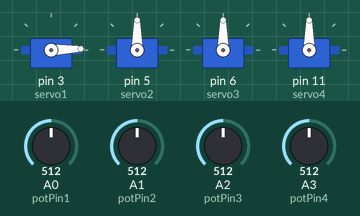
Simulated run of this sketch. Board: Arduino Uno, built with avr-gcc and run on an emulated ATmega328P. Shown: 4 × servo. The inputs (shaded band) are chosen by the test bench; at power-on: A1 (potPin2) = 512, A2 (potPin3) = 512, A3 (potPin4) = 512, A0 (potPin1) = 512. What the sketch prints to the serial monitor is not drawn.

Above: at 1.2 s.
1.3 s: A1 (potPin2) set to 716
At 2.3 s:
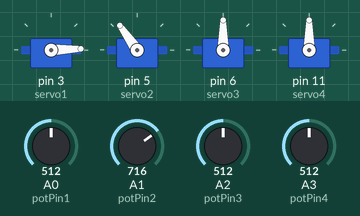
2.8 s: A2 (potPin3) set to 306
At 3.4 s:
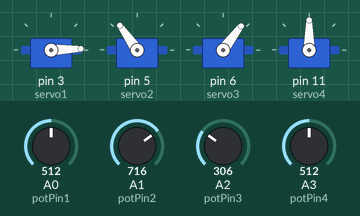
4.3 s: A3 (potPin4) set to 992
At 5.5 s:
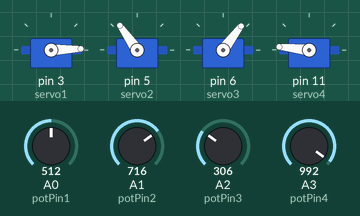
5.8 s: A2 (potPin3) set to 30
At 6.8 s:
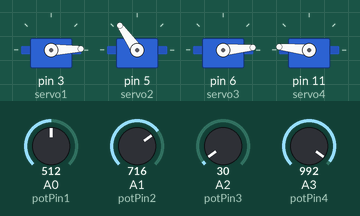
7.3 s: A1 (potPin2) set to 30
At 8.0 s:
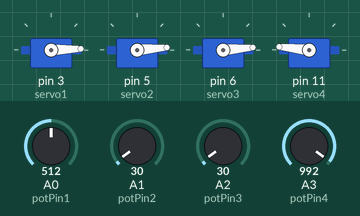
Timing chart, 0 to 9.8 s (numbered marks = the images above; inputs shaded):
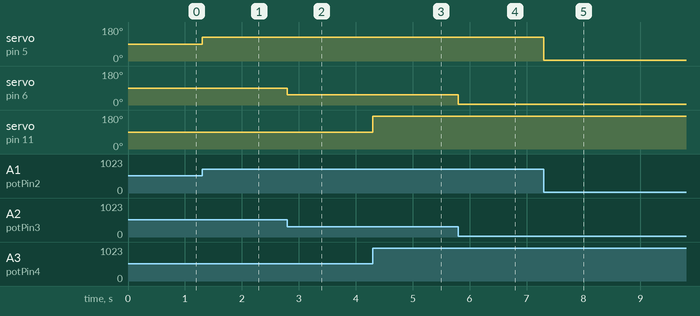

The sketch:

EEZYbotARM_robot_controller.ino
```cpp
#include "functionsLibrary.h"


// *** >>> MAIN PROGRAM <<< ***

void setup() {
  initializeServos();
  Serial.begin(115200);
}

void loop() {
  manualMovement();
}
```

functionsLibrary.cpp
```cpp
// Libraries
#include <Servo.h>
#include "Arduino.h"

// Potentiometer pinin
int potPin1 = A0;
int potPin2 = A1;
int potPin3 = A2;
int potPin4 = A3;

// Potentiometer values variables
int potValue1;
int potValue2;
int potValue3;
int potValue4;

// Servo instanciate
Servo servo1;
Servo servo2;
Servo servo3;
Servo servo4;


// Functions
void manualMovement() {

  potValue1 = analogRead(potPin1);            // Analog value between 0 - 1023
  potValue1 = map(potPin1, 0, 1023, 0, 180);  // Map to servo-motor available angle range
  servo1.write(potValue1);

  potValue2 = analogRead(potPin2);
  potValue2 = map(potValue2, 0, 1023, 0, 180);
  servo2.write(potValue2);

  potValue3 = analogRead(potPin3);
  potValue3 = map(potValue3, 0, 1023, 0, 180);
  servo3.write(potValue3);

  potValue4 = analogRead(potPin4);
  potValue4 = map(potValue4, 0, 1023, 0, 180);
  servo4.write(potValue4);

  // Potentiometer values serial printing
  Serial.println(potValue1);
  Serial.println(potValue2);
  Serial.println(potValue3);
  Serial.println(potValue4);
  Serial.println(" ");

}

void initializeServos() {
  // Servo pinout
  servo1.attach(3);
  servo2.attach(5);
  servo3.attach(6);
  servo4.attach(11);
}
```

functionsLibrary.h
```cpp
// Functions
void manualMovement();
void initializeServos();
```

Measured:
- after the input at 1.3 s, servo on pin 5 (servo2): 90° → 125° at once
- after the input at 2.8 s, servo on pin 6 (servo3): 90° → 53° at once
- after the input at 4.3 s, servo on pin 11 (servo4): 90° → 174° at once
- after the input at 5.8 s, servo on pin 6 (servo3): 53° → 5° at once
- after the input at 7.3 s, servo on pin 5 (servo2): 125° → 5° at once
